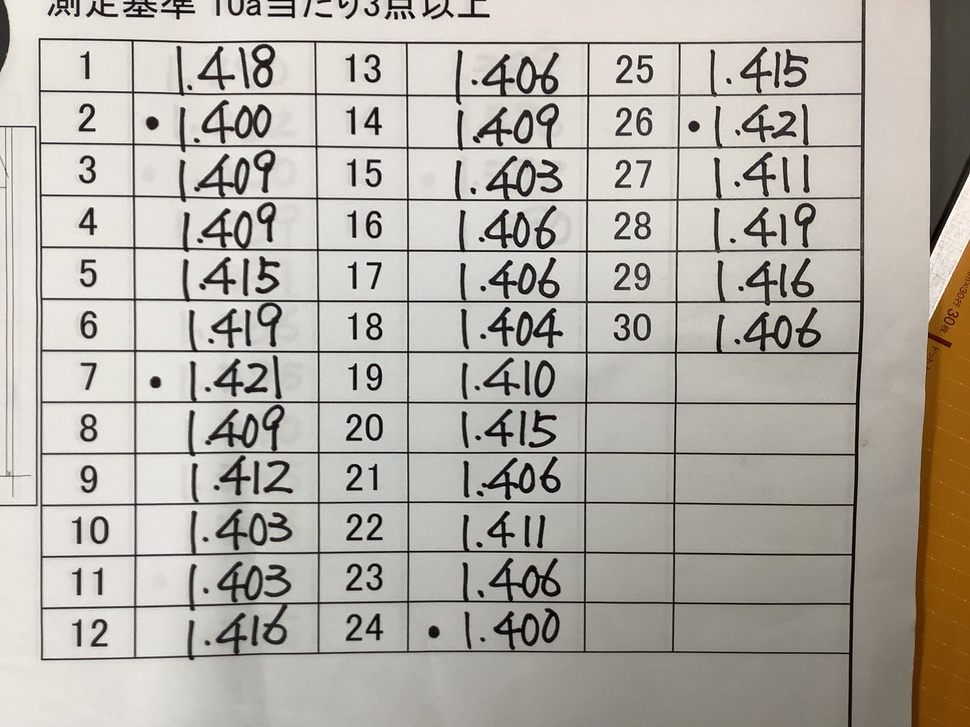
#> input picture images/GE-001_均平度_19.jpeg, 970 x 727 px, shrunk from 3264 x 2448 before the run; its folder holds only this picture in this run
$ python test5.py
#> lines starting #> are read from the running program, lines starting #| are printed output that depends on the picture
from PIL import Image
import pytesseract
import re
import pandas as pd
import os

print("OCR → デキスパートCSV 自動作成開始")

pytesseract.pytesseract.tesseract_cmd = (
    r"C:\Program Files\Tesseract-OCR\tesseract.exe"
)

image_folder = "images"
output_csv = "dekispart.csv"

# デキスパートの測定項目名
measurement_item = "幅"

csv_data = []

for filename in sorted(os.listdir(image_folder)):

    if filename.lower().endswith((".png", ".jpg", ".jpeg")):

        image_file = os.path.join(image_folder, filename)

        print("処理中:", image_file)

        img = Image.open(image_file)
#> img is the input picture: PIL image 970x727 RGB; mean R, G, B 179.6, 174.7, 166.9
        img = img.convert("L")
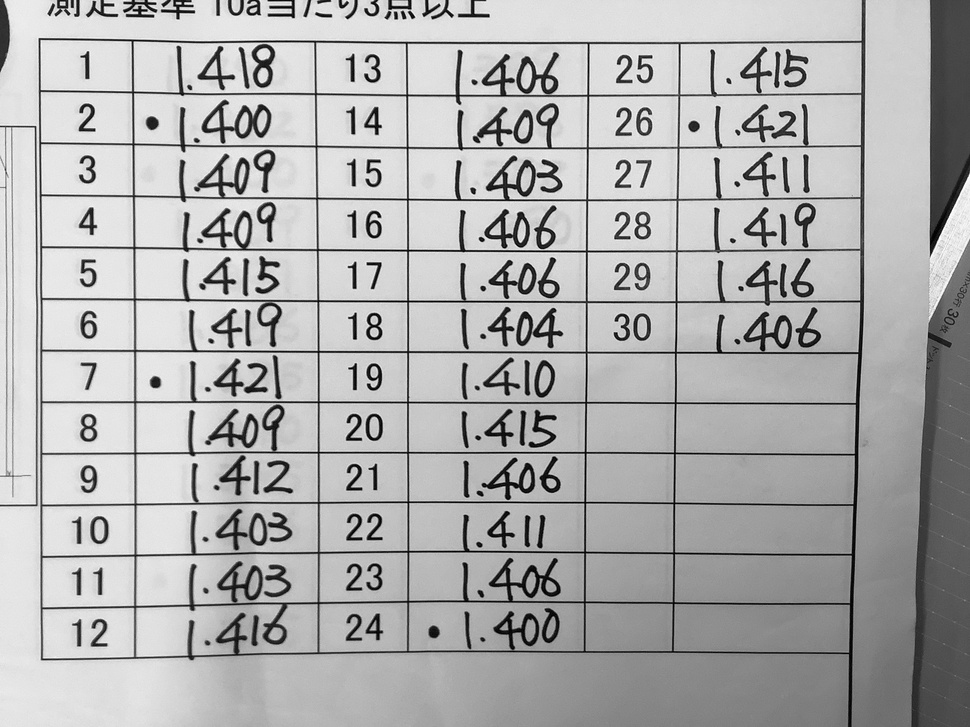
#> img: PIL image 970x727 L; min 0, max 254, mean 175.2

        debug_file = "確認_" + filename
        img.save(debug_file)

#> (the run stopped early here; a loop or call above may not have finished)

$ run again, on images/GE-074_均平度_15.jpeg
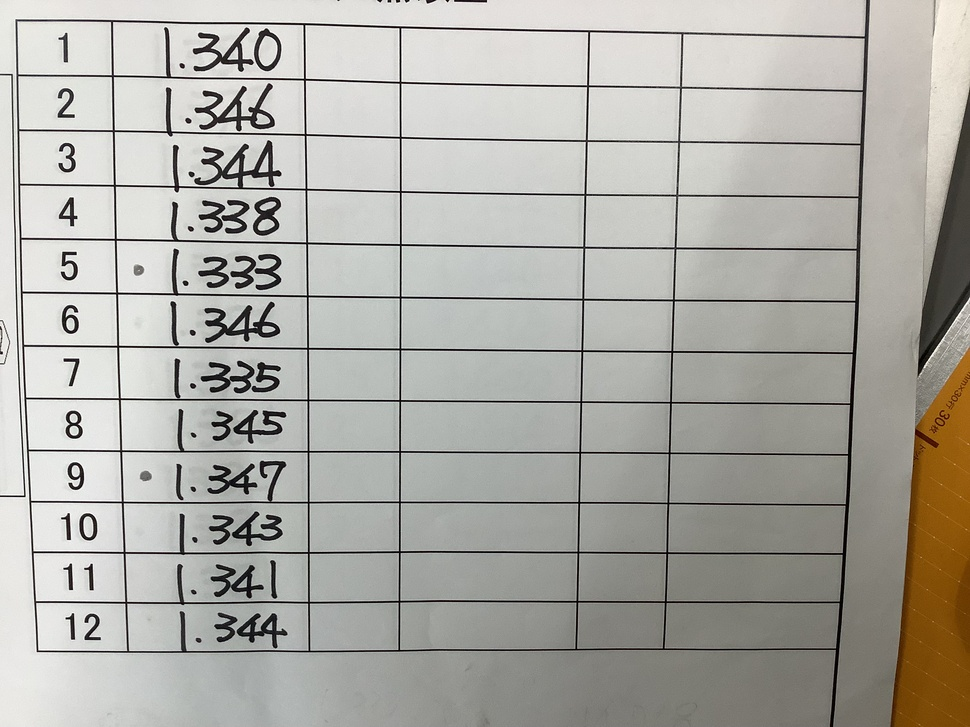
#> input picture images/GE-074_均平度_15.jpeg, 970 x 727 px, shrunk from 3264 x 2448 before the run
#> img is the input picture: PIL image 970x727 RGB; mean R, G, B 173.7, 172.2, 166
#> `img = img.convert("L")`:
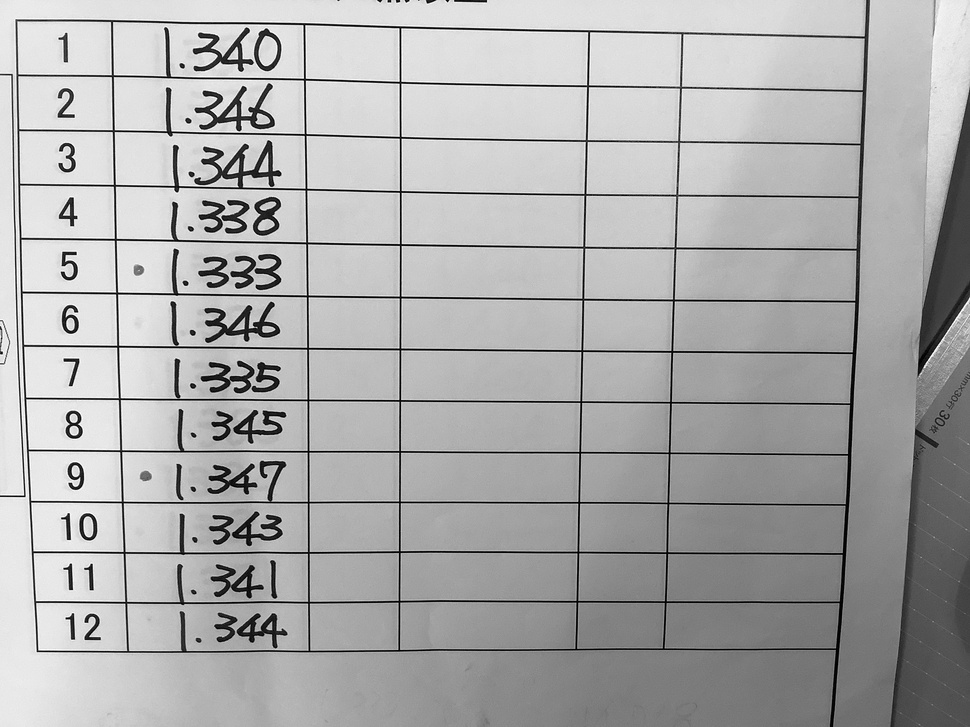
#> img: PIL image 970x727 L; min 0, max 255, mean 172
